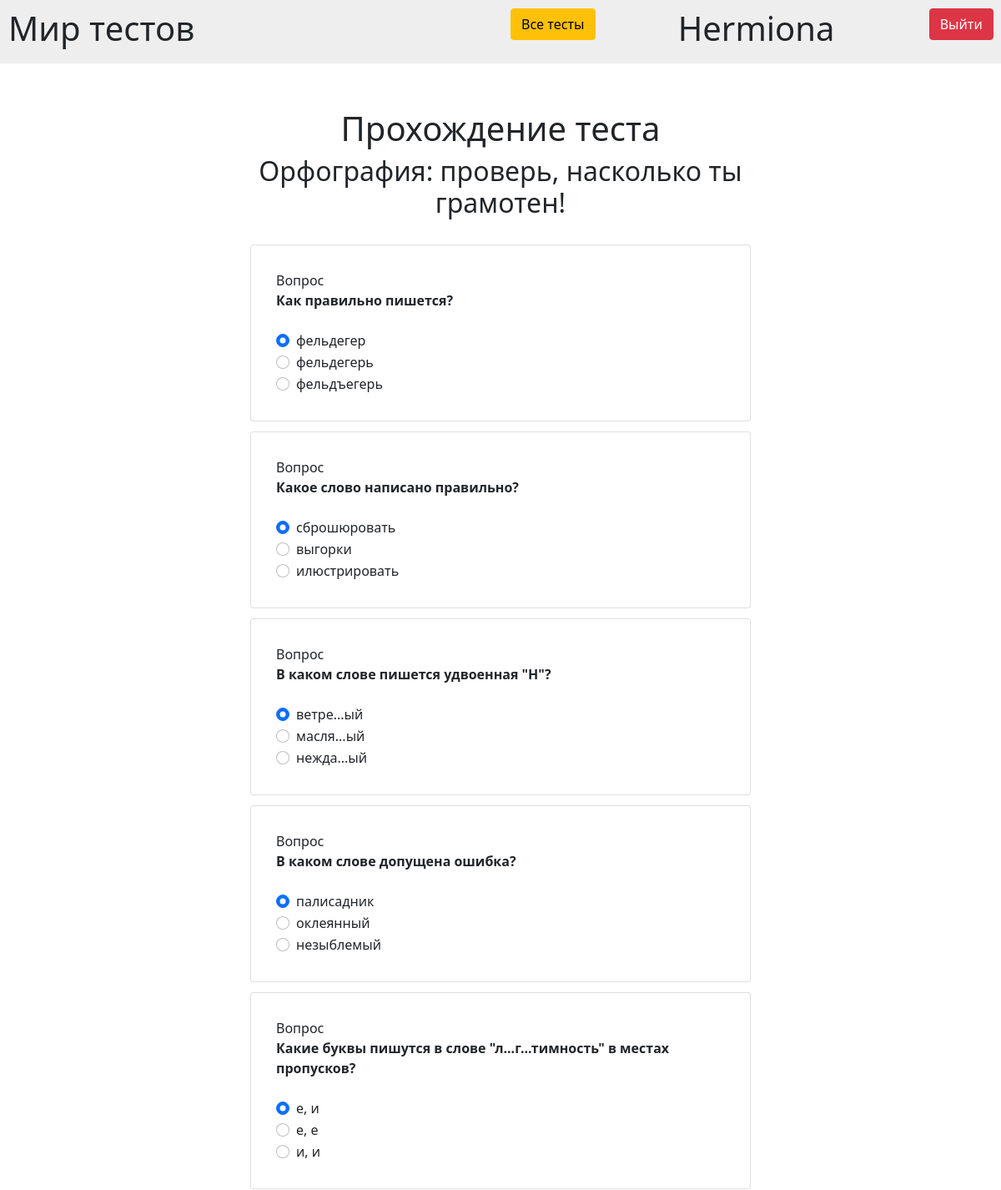
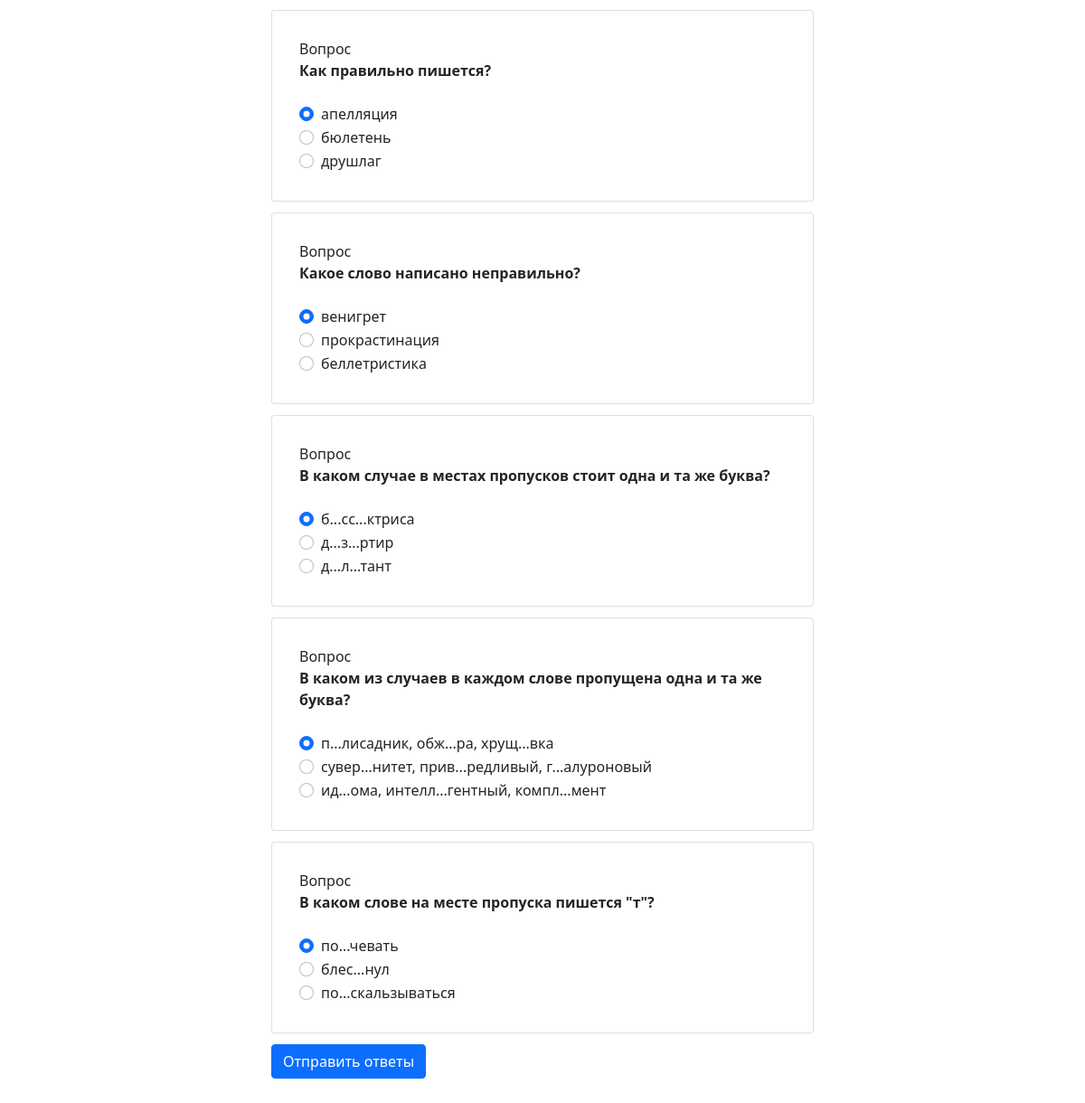
Page /dotest/2 (signed in) on the committed database (2 pictures, top to bottom).
### data/users.py (models this page shows)
class User(Base):
    __tablename__ = 'users'
    id = sqlalchemy.Column(sqlalchemy.Integer, primary_key=True, autoincrement=True)
    login = sqlalchemy.Column(sqlalchemy.String, unique=True, nullable=False)
    password = sqlalchemy.Column(sqlalchemy.String, unique=True, nullable=False)
    completed_tests = orm.relationship("Result", secondary="Results_of_CompletedTests", backref="users")
    offered_tests = orm.relationship("Test", secondary="OfferedTests", backref="users")

### data/tests.py (models this page shows, shortened)
class Test(Base):
    __tablename__ = 'tests'
    id = sqlalchemy.Column(sqlalchemy.Integer, primary_key=True, autoincrement=True)
    name = sqlalchemy.Column(sqlalchemy.String, unique=False, nullable=False)
    author = sqlalchemy.Column(sqlalchemy.Integer, sqlalchemy.ForeignKey('users.id'))
    content = sqlalchemy.Column(sqlalchemy.String)
    categories = orm.relationship("Category", secondary="Categories_to_Tests", backref="tests")
    with_points = sqlalchemy.Column(sqlalchemy.Boolean, default=0)
    results = sqlalchemy.Column(sqlalchemy.String)
    approved = sqlalchemy.Column(sqlalchemy.Boolean, default=1)
    def to_json(self, test):
        return {'id': test.id, 'name': test.name, 'author': test.author, 'questions': json.loads(test.content),
                'with_points': test.with_points, 'results': test.results, 'approved': test.approved,
                'categories': ', '.join([cat.name for cat in test.categories])}

### data/application_tests.py (the view)
@bp.route("/dotest/<test_id>", methods=['GET', 'POST'])
@login_required
def do_test(test_id):
    if request.method == "POST":
        answers = [str(request.form[ix]).split("||")[1] for ix in request.form]
        result_of_user = checking_results(DataBase().get_test_by_id(id=test_id), answers)
        res_id = DataBase().add_result(test_id, g.user.id, result_of_user)
        return redirect(f"/resulttest/{res_id}")
    return render_template("do_test.html", test=DataBase().get_test_by_id(id=test_id),
                           title="Прохождение теста")

### data/application_user.py (called while the page is built)
def login_required(view):
    @functools.wraps(view)
    def wrapped_view(**kwargs):
        if g.user is None:
            return redirect("/")
        return view(**kwargs)
    return wrapped_view

@bp.before_app_request
def load_logged_in_user():
    user_id = session.get("user_id")
    if user_id is None:
        g.user = None
    else:
        g.user = User.query.filter(User.id == user_id).first()

### database.py (called while the page is built)
    @staticmethod
    def get_test_by_id(id):
        test = Test.query.filter(Test.id == id).first()
        return Test().to_json(test)

### data/templates/do_test.html
{% extends "base.html" %}
{% block content %}
  <div class="text-center" style="padding: 5% 0 0 0">
    <h1>Прохождение теста</h1>
    <h2>{{ test.name }}</h2>
  </div>
  <div style="margin: 5% 0">
  <form class="tasks" method="post">
      {% for question in test['questions'] %}
      <div class="card" style="padding: 5%; margin: 2% 0 0 0">
          Вопрос<br><b>{{ question.question }}</b><br>
          {% for answer in question['answers'] %}
          <div class="form-check">
              <input class="form-check-input" type="radio" name="{{ question['number'] }}"
                     id="{{ question['number'] }}.{{ answer }}"
                     value="{{ question['number'] }}||{{ answer }}"
                     {% if loop.first %} checked {% endif %}>
              <label class="form-check-label" for="{{ question['number'] }}.{{ answer }}">
              {{ answer }}
              </label>
          </div>
          {% endfor %}
      </div>
      {% endfor %}
      <button type="submit" class="btn btn-primary" style="margin: 2% 0 0 0">Отправить ответы</button>
  </form>
  </div>
{% endblock %}

### data/templates/base.html (shortened to what this page needs)
<!DOCTYPE html>
<html lang="en">
<head>
    <link rel="stylesheet"
      href="https://cdn.jsdelivr.net/npm/bootstrap@5.0.0-beta1/dist/css/bootstrap.min.css"
>
</head>
<body>
    <div class="row" style="background: #EEEEEE; padding: 10px;">
        <div class="col-md-6">
            <h1>Мир тестов</h1>
        </div >
        {% if g.user %}
            <div class="col-md-2"><a class="btn btn-warning" href="{{ url_for('tests.all_tests') }}">Все тесты</a></div>
            <div class="col-md-3"><a href="{{ url_for('tests.user_page') }}" class="text-decoration-none text-reset"><h1>
                {{ g.user.login }}</h1></a></div>
            <div class="col-md-1 text-end"><a class="btn btn-danger" href="{{ url_for('user.logout') }}">Выйти</a></div>
        {% else %}
            <div class="col-md-6 text-end"><a class="btn btn-success" href="{{ url_for('user.login') }}">Войти</a></div>
        {% endif %}
    </div>
    <div style="margin: 2% 25%;">
    {% block content %}{% endblock %}
    </div>
</body>
</html>

### rows in the picture
User: user.login "Hermiona"
Test: name "Орфография: проверь, насколько ты грамотен!"

### other values in the picture
{{ question.question }} "Как правильно пишется?" "Какое слово написано правильно?" "В каком слове пишется удвоенная \"Н\"?" "В каком слове допущена ошибка?" "Какие буквы пишутся в слове \"л...г...тимность\" в местах пропусков?" "Как правильно пишется?" "Какое слово написано неправильно?" "В каком случае в местах пропусков стоит одна и та же буква?" "В каком из случаев в каждом слове пропущена одна и та же буква?" "В каком слове на месте пропуска пишется \"т\"?"
{{ answer }} "фельдегер" "фельдегерь" "фельдъегерь" "сброшюровать" "выгорки" "илюстрировать" "ветре...ый" "масля...ый" "нежда...ый" "палисадник" "оклеянный" "незыблемый" "е, и" "е, е" "и, и" "апелляция" "бюлетень" "друшлаг" "венигрет" "прокрастинация" "беллетристика" "б...сс...ктриса" "д...з...ртир" "д...л...тант" "п...лисадник, обж...ра, хрущ...вка" "сувер...нитет, прив...редливый, г...алуроновый" "ид...ома, интелл...гентный, компл...мент" "по...чевать" "блес...нул" "по...скальзываться"
